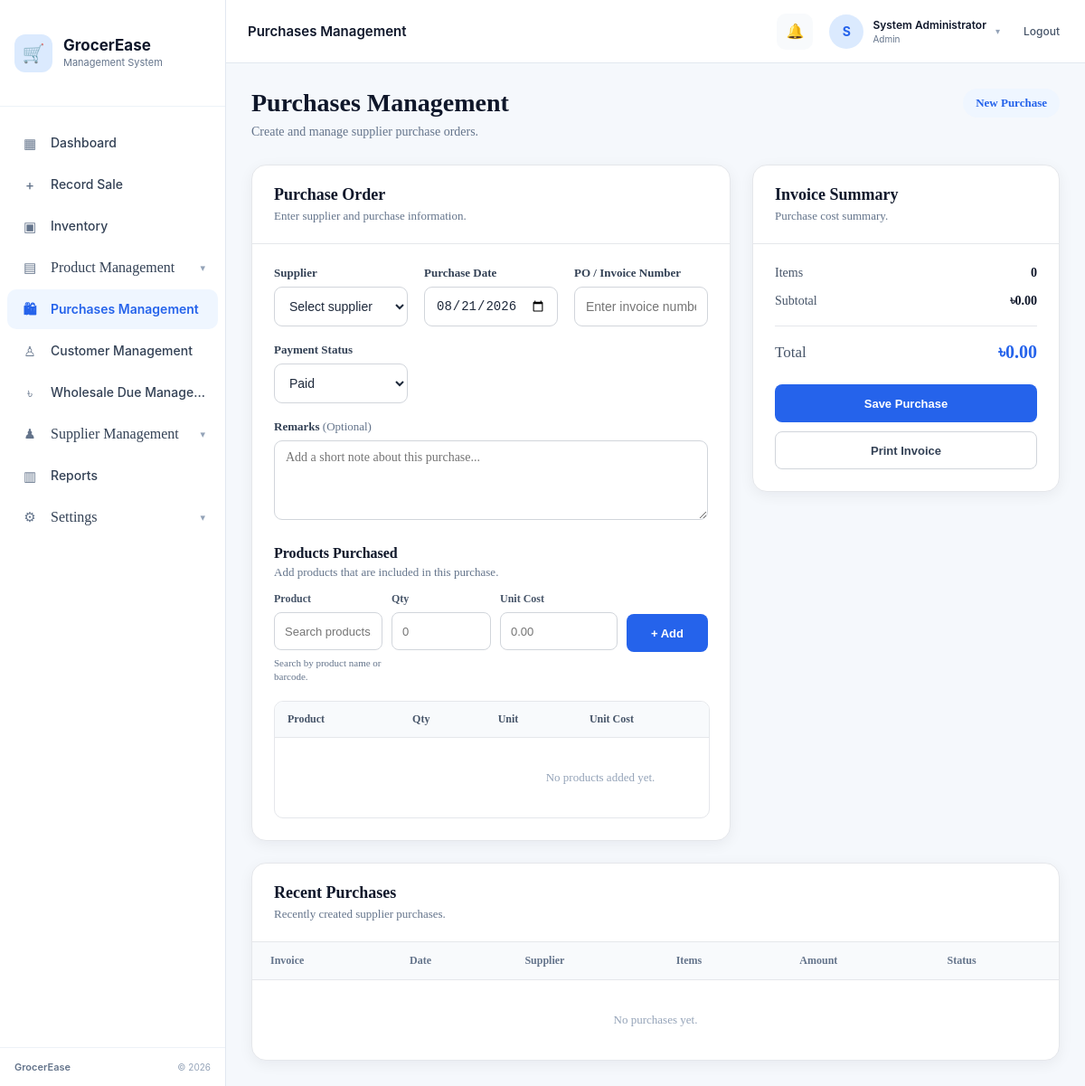
The app's page /modules/purchases/index.php (signed in), older data.
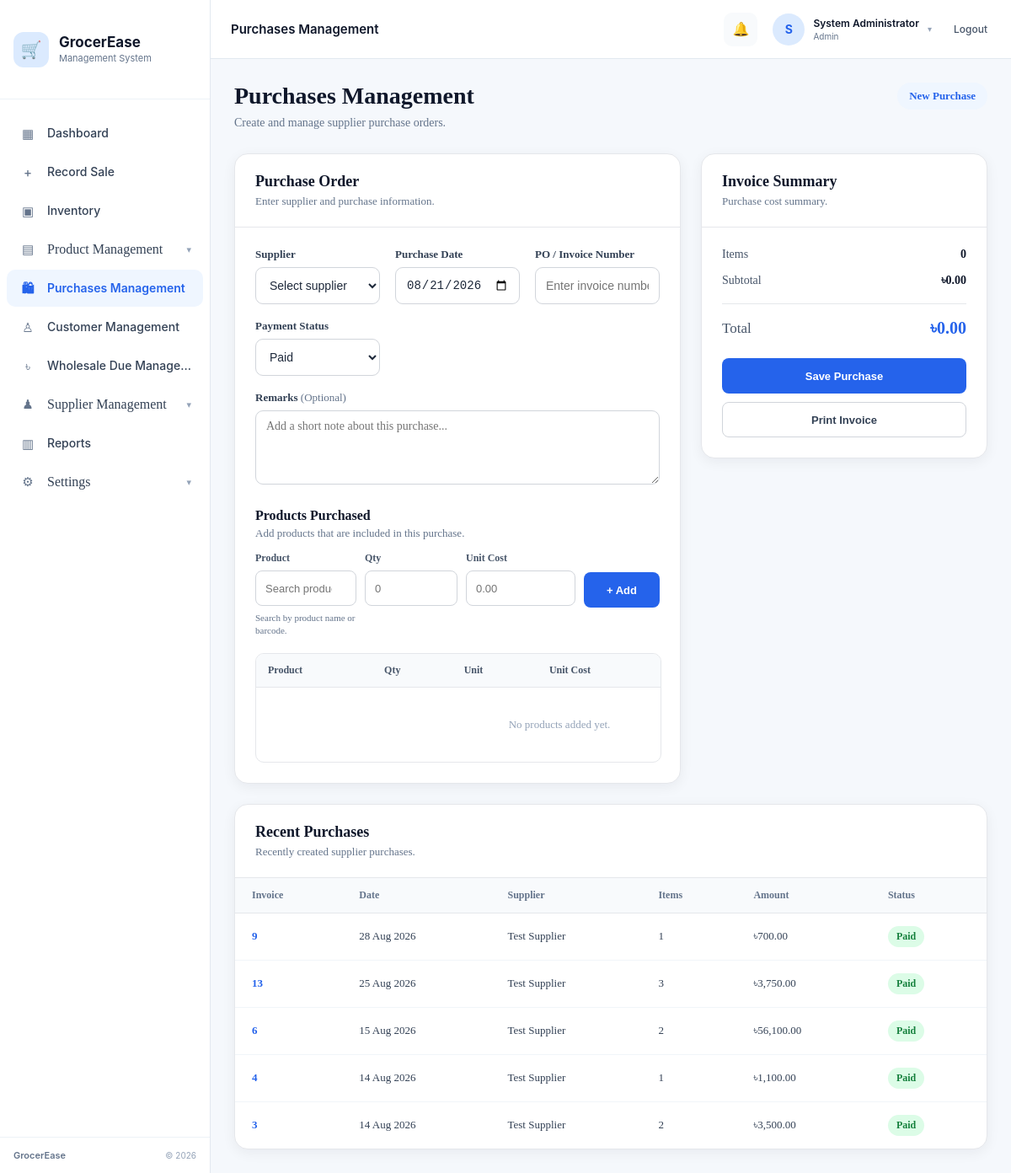
The same page, newer data.
### tables this page shows
CREATE TABLE `purchases` (
  `purchase_id` int(10) UNSIGNED NOT NULL,
  `supplier_id` int(10) UNSIGNED NOT NULL,
  `invoice_no` varchar(50) NOT NULL,
  `purchase_date` date NOT NULL,
  `total_amount` decimal(10,2) NOT NULL DEFAULT 0.00,
  `payment_status` enum('Paid','Due') NOT NULL DEFAULT 'Paid',
  `remarks` text DEFAULT NULL,
  `created_at` timestamp NOT NULL DEFAULT current_timestamp()
);

CREATE TABLE `suppliers` (
  `supplier_id` int(10) UNSIGNED NOT NULL,
  `supplier_name` varchar(100) NOT NULL,
  `phone` varchar(20) DEFAULT NULL,
  `email` varchar(100) DEFAULT NULL,
  `address` text DEFAULT NULL,
  `company` varchar(100) DEFAULT NULL,
  `created_at` timestamp NOT NULL DEFAULT current_timestamp()
);

### modules/purchases/index.php (the view, shortened to what the changed rows need)
<?php
require_once "../../config/database.php";
$recentPurchases = [];
$recentPurchasesResult = mysqli_query(
    $conn,
    "
        SELECT
            p.purchase_id,
            p.invoice_no,
            p.purchase_date,
            p.total_amount,
            p.payment_status,
            s.supplier_name,
            COUNT(pi.item_id) AS item_count
        FROM purchases p
        INNER JOIN suppliers s
            ON p.supplier_id = s.supplier_id
        LEFT JOIN purchase_items pi
            ON p.purchase_id = pi.purchase_id
        GROUP BY
            p.purchase_id,
            p.invoice_no,
            p.purchase_date,
            p.total_amount,
            p.payment_status,
            s.supplier_name
        ORDER BY
            p.purchase_date DESC,
            p.purchase_id DESC
        LIMIT 5
    "
);
if ($recentPurchasesResult) {
    while ($row = mysqli_fetch_assoc($recentPurchasesResult)) {
        $recentPurchases[] = $row;
    }
}
?>
<link
    rel="stylesheet"
    href="../../assets/css/layout.css"
>
<link
    rel="stylesheet"
    href="../../assets/css/sidebar.css"
>
<link
    rel="stylesheet"
    href="../../assets/css/topbar.css"
>
<link
    rel="stylesheet"
    href="../../assets/css/dashboard-layout.css"
>
<div class="app-layout">
    <div class="app-main-slot">
        <main class="dashboard-main-content">
            <div class="purchases-page">
                <div class="purchases-page-header">
                    <div class="purchases-page-heading">
                        <h1>
                            Purchases Management
                        </h1>
                    </div>
                </div>
                <div class="purchases-main-grid">
                    <section class="purchases-card">
                        <div class="purchases-card-header">
                            <h2>
                                Purchase Order
                            </h2>
                        </div>
                        <div class="purchases-card-body">
                            <div class="purchase-products-section">
                                <div class="purchase-table-wrapper">
                                    <table class="purchase-items-table">
                                        <thead>
                                            <tr>
                                                <th>
                                                    Product
                                                </th>
                                                <th>
                                                    Qty
                                                </th>
                                                <th>
                                                    Unit
                                                </th>
                                                <th>
                                                    Unit Cost
                                                </th>
                                            </tr>
                                        </thead>
                                    </table>
                                </div>
                            </div>
                        </div>
                    </section>
                    <aside class="purchases-card purchase-summary-card">
                        <div class="purchases-card-header">
                            <h2>
                                Invoice Summary
                            </h2>
                        </div>
                    </aside>
                </div>
                <section class="purchases-card recent-purchases-card">
                    <div class="purchases-card-header">
                        <h2>
                            Recent Purchases
                        </h2>
                    </div>
                    <div class="recent-purchases-table-wrapper">
                        <table class="recent-purchases-table">
                            <thead>
                                <tr>
                                    <th>
                                        Invoice
                                    </th>
                                    <th>
                                        Date
                                    </th>
                                    <th>
                                        Supplier
                                    </th>
                                    <th>
                                        Items
                                    </th>
                                    <th>
                                        Amount
                                    </th>
                                    <th>
                                        Status
                                    </th>
                                </tr>
                            </thead>
                            <tbody>
                                <?php if (count($recentPurchases) > 0): ?>
                                    <?php foreach ($recentPurchases as $recentPurchase): ?>
                                        <?php
                                        $recentPurchaseStatus =
                                            (string) ($recentPurchase['payment_status'] ?? 'Paid');
                                        $recentPurchaseStatusClass =
                                            $recentPurchaseStatus === 'Due'
                                                ? 'purchase-status-pending'
                                                : 'purchase-status-received';
                                        $recentPurchaseStatusLabel =
                                            $recentPurchaseStatus === 'Due'
                                                ? 'Due'
                                                : 'Paid';
                                        ?>
                                        <tr>
                                            <td>
                                                <span class="purchase-invoice-number">
                                                    <?php echo htmlspecialchars(
                                                        (string) $recentPurchase['invoice_no'],
                                                        ENT_QUOTES,
                                                        'UTF-8'
                                                    ); ?>
                                                </span>
                                            </td>
                                            <td>
                                                <?php echo date(
                                                    'd M Y',
                                                    strtotime((string) $recentPurchase['purchase_date'])
                                                ); ?>
                                            </td>
                                            <td>
                                                <?php echo htmlspecialchars(
                                                    (string) $recentPurchase['supplier_name'],
                                                    ENT_QUOTES,
                                                    'UTF-8'
                                                ); ?>
                                            </td>
                                            <td>
                                                <?php echo (int) $recentPurchase['item_count']; ?>
                                            </td>
                                            <td>
                                                ৳<?php echo number_format(
                                                    (float) $recentPurchase['total_amount'],
                                                    2
                                                ); ?>
                                            </td>
                                            <td>
                                                <span
                                                    class="purchase-status <?php echo $recentPurchaseStatusClass; ?>"
                                                >
                                                    <?php echo $recentPurchaseStatusLabel; ?>
                                                </span>
                                            </td>
                                        </tr>
                                    <?php endforeach; ?>
                                <?php else: ?>
                                    <tr>
                                        <td
                                            colspan="6"
                                            class="purchase-empty-row"
                                        >
                                            No purchases yet.
                                        </td>
                                    </tr>
                                <?php endif; ?>
                            </tbody>
                        </table>
                    </div>
                </section>
            </div>
        </main>
    </div>
</div>

Row changes from the older to the newer data that the page shows:
added purchases: invoice_no "9", purchase_date "28 Aug 2026", supplier.supplier_name "Test Supplier", item_count "1", total_amount "700.00", payment_status "Paid"
added purchases: invoice_no "13", purchase_date "25 Aug 2026", supplier.supplier_name "Test Supplier", item_count "3", total_amount "3,750.00", payment_status "Paid"
added purchases: invoice_no "6", purchase_date "15 Aug 2026", supplier.supplier_name "Test Supplier", item_count "2", total_amount "56,100.00", payment_status "Paid"
added purchases: invoice_no "4", purchase_date "14 Aug 2026", supplier.supplier_name "Test Supplier", item_count "1", total_amount "1,100.00", payment_status "Paid"
added purchases: invoice_no "3", purchase_date "14 Aug 2026", supplier.supplier_name "Test Supplier", item_count "2", total_amount "3,500.00", payment_status "Paid"
Text that changed along with them:
text no longer shown: "No purchases yet."
